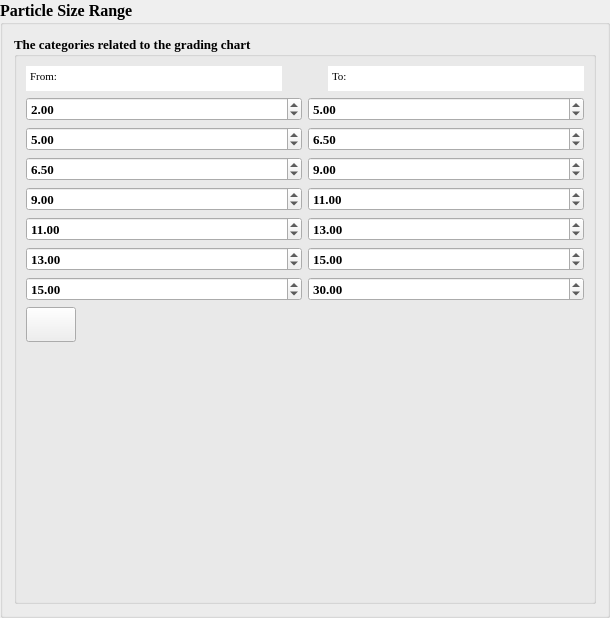
                               <widget class="QGroupBox" name="groupBox_5">
                                <property name="font">
                                 <font>
                                  <family>Times New Roman</family>
                                  <pointsize>12</pointsize>
                                  <weight>75</weight>
                                  <bold>true</bold>
                                 </font>
                                </property>
                                <property name="title">
                                 <string>Particle Size Range</string>
                                </property>
                                <layout class="QHBoxLayout" name="horizontalLayout_34">
                                 <item>
                                  <widget class="QGroupBox" name="groupBox_11">
                                   <property name="font">
                                    <font>
                                     <family>Times New Roman</family>
                                     <pointsize>10</pointsize>
                                     <weight>75</weight>
                                     <bold>true</bold>
                                    </font>
                                   </property>
                                   <property name="title">
                                    <string>The categories related to the grading chart</string>
                                   </property>
                                   <layout class="QVBoxLayout" name="verticalLayout_12">
                                    <item>
                                     <layout class="QVBoxLayout" name="verticalLayout_11">
                                      <item>
                                       <layout class="QHBoxLayout" name="horizontalLayout_19">
                                        <item>
                                         <widget class="QTextEdit" name="textEdit">
                                          <property name="maximumSize">
                                           <size>
                                            <width>16777215</width>
                                            <height>25</height>
                                           </size>
                                          </property>
                                          <property name="font">
                                           <font>
                                            <family>Times New Roman</family>
                                            <pointsize>10</pointsize>
                                           </font>
                                          </property>
                                          <property name="frameShape">
                                           <enum>QFrame::NoFrame</enum>
                                          </property>
                                          <property name="frameShadow">
                                           <enum>QFrame::Sunken</enum>
                                          </property>
                                          <property name="lineWidth">
                                           <number>0</number>
                                          </property>
                                          <property name="html">
                                           <string>&lt;!DOCTYPE HTML PUBLIC &quot;-//W3C//DTD HTML 4.0//EN&quot; &quot;http://www.w3.org/TR/REC-html40/strict.dtd&quot;&gt;
&lt;html&gt;&lt;head&gt;&lt;meta name=&quot;qrichtext&quot; content=&quot;1&quot; /&gt;&lt;style type=&quot;text/css&quot;&gt;
p, li { white-space: pre-wrap; }
&lt;/style&gt;&lt;/head&gt;&lt;body style=&quot; font-family:'Times New Roman'; font-size:10pt; font-weight:400; font-style:normal;&quot;&gt;
&lt;p style=&quot; margin-top:0px; margin-bottom:0px; margin-left:0px; margin-right:0px; -qt-block-indent:0; text-indent:0px;&quot;&gt;&lt;span style=&quot; font-family:'MS Shell Dlg 2'; font-size:8.25pt;&quot;&gt;From:&lt;/span&gt;&lt;/p&gt;&lt;/body&gt;&lt;/html&gt;</string>
                                          </property>
                                         </widget>
                                        </item>
                                        <item>
                                         <spacer name="horizontalSpacer_2">
                                          <property name="orientation">
                                           <enum>Qt::Horizontal</enum>
                                          </property>
                                          <property name="sizeHint" stdset="0">
                                           <size>
                                            <width>40</width>
                                            <height>20</height>
                                           </size>
                                          </property>
                                         </spacer>
                                        </item>
                                        <item>
                                         <widget class="QTextEdit" name="textEdit_2">
                                          <property name="maximumSize">
                                           <size>
                                            <width>16777215</width>
                                            <height>25</height>
                                           </size>
                                          </property>
                                          <property name="font">
                                           <font>
                                            <family>Times New Roman</family>
                                            <pointsize>10</pointsize>
                                           </font>
                                          </property>
                                          <property name="frameShape">
                                           <enum>QFrame::NoFrame</enum>
                                          </property>
                                          <property name="frameShadow">
                                           <enum>QFrame::Sunken</enum>
                                          </property>
                                          <property name="lineWidth">
                                           <number>0</number>
                                          </property>
                                          <property name="html">
                                           <string>&lt;!DOCTYPE HTML PUBLIC &quot;-//W3C//DTD HTML 4.0//EN&quot; &quot;http://www.w3.org/TR/REC-html40/strict.dtd&quot;&gt;
&lt;html&gt;&lt;head&gt;&lt;meta name=&quot;qrichtext&quot; content=&quot;1&quot; /&gt;&lt;style type=&quot;text/css&quot;&gt;
p, li { white-space: pre-wrap; }
&lt;/style&gt;&lt;/head&gt;&lt;body style=&quot; font-family:'Times New Roman'; font-size:10pt; font-weight:400; font-style:normal;&quot;&gt;
&lt;p style=&quot; margin-top:0px; margin-bottom:0px; margin-left:0px; margin-right:0px; -qt-block-indent:0; text-indent:0px;&quot;&gt;&lt;span style=&quot; font-family:'MS Shell Dlg 2'; font-size:8.25pt;&quot;&gt;To:&lt;/span&gt;&lt;/p&gt;&lt;/body&gt;&lt;/html&gt;</string>
                                          </property>
                                         </widget>
                                        </item>
                                       </layout>
                                      </item>
                                      <item>
                                       <layout class="QHBoxLayout" name="horizontalLayout_31">
                                        <item>
                                         <widget class="QDoubleSpinBox" name="doubleSpinBox_11">
                                          <property name="minimumSize">
                                           <size>
                                            <width>0</width>
                                            <height>0</height>
                                           </size>
                                          </property>
                                          <property name="font">
                                           <font>
                                            <family>Times New Roman</family>
                                            <pointsize>10</pointsize>
                                           </font>
                                          </property>
                                          <property name="cursor">
                                           <cursorShape>PointingHandCursor</cursorShape>
                                          </property>
                                          <property name="value">
                                           <double>2.000000000000000</double>
                                          </property>
                                         </widget>
                                        </item>
                                        <item>
                                         <widget class="QDoubleSpinBox" name="doubleSpinBox_12">
                                          <property name="minimumSize">
                                           <size>
                                            <width>0</width>
                                            <height>0</height>
                                           </size>
                                          </property>
                                          <property name="font">
                                           <font>
                                            <family>Times New Roman</family>
                                            <pointsize>10</pointsize>
                                           </font>
                                          </property>
                                          <property name="cursor">
                                           <cursorShape>PointingHandCursor</cursorShape>
                                          </property>
                                          <property name="value">
                                           <double>5.000000000000000</double>
                                          </property>
                                         </widget>
                                        </item>
                                       </layout>
                                      </item>
                                      <item>
                                       <layout class="QHBoxLayout" name="horizontalLayout_30">
                                        <item>
                                         <widget class="QDoubleSpinBox" name="doubleSpinBox_9">
                                          <property name="minimumSize">
                                           <size>
                                            <width>0</width>
                                            <height>0</height>
                                           </size>
                                          </property>
                                          <property name="font">
                                           <font>
                                            <family>Times New Roman</family>
                                            <pointsize>10</pointsize>
                                           </font>
                                          </property>
                                          <property name="cursor">
                                           <cursorShape>PointingHandCursor</cursorShape>
                                          </property>
                                          <property name="value">
                                           <double>5.000000000000000</double>
                                          </property>
                                         </widget>
                                        </item>
                                        <item>
                                         <widget class="QDoubleSpinBox" name="doubleSpinBox_10">
                                          <property name="minimumSize">
                                           <size>
                                            <width>0</width>
                                            <height>0</height>
                                           </size>
                                          </property>
                                          <property name="font">
                                           <font>
                                            <family>Times New Roman</family>
                                            <pointsize>10</pointsize>
                                           </font>
                                          </property>
                                          <property name="cursor">
                                           <cursorShape>PointingHandCursor</cursorShape>
                                          </property>
                                          <property name="value">
                                           <double>6.500000000000000</double>
                                          </property>
                                         </widget>
                                        </item>
                                       </layout>
                                      </item>
                                      <item>
                                       <layout class="QHBoxLayout" name="horizontalLayout_23">
                                        <item>
                                         <widget class="QDoubleSpinBox" name="doubleSpinBox_7">
                                          <property name="minimumSize">
                                           <size>
                                            <width>0</width>
                                            <height>0</height>
                                           </size>
                                          </property>
                                          <property name="font">
                                           <font>
                                            <family>Times New Roman</family>
                                            <pointsize>10</pointsize>
                                           </font>
                                          </property>
                                          <property name="cursor">
                                           <cursorShape>PointingHandCursor</cursorShape>
                                          </property>
                                          <property name="value">
                                           <double>6.500000000000000</double>
                                          </property>
                                         </widget>
                                        </item>
                                        <item>
                                         <widget class="QDoubleSpinBox" name="doubleSpinBox_8">
                                          <property name="minimumSize">
                                           <size>
                                            <width>0</width>
                                            <height>0</height>
                                           </size>
                                          </property>
                                          <property name="font">
                                           <font>
                                            <family>Times New Roman</family>
                                            <pointsize>10</pointsize>
                                           </font>
                                          </property>
                                          <property name="cursor">
                                           <cursorShape>PointingHandCursor</cursorShape>
                                          </property>
                                          <property name="value">
                                           <double>9.000000000000000</double>
                                          </property>
                                         </widget>
                                        </item>
                                       </layout>
                                      </item>
                                      <item>
                                       <layout class="QHBoxLayout" name="horizontalLayout_20">
                                        <item>
                                         <widget class="QDoubleSpinBox" name="doubleSpinBox">
                                          <property name="minimumSize">
                                           <size>
                                            <width>0</width>
                                            <height>0</height>
                                           </size>
                                          </property>
                                          <property name="font">
                                           <font>
                                            <family>Times New Roman</family>
                                            <pointsize>10</pointsize>
                                           </font>
                                          </property>
                                          <property name="cursor">
                                           <cursorShape>PointingHandCursor</cursorShape>
                                          </property>
                                          <property name="value">
                                           <double>9.000000000000000</double>
                                          </property>
                                         </widget>
                                        </item>
                                        <item>
                                         <widget class="QDoubleSpinBox" name="doubleSpinBox_2">
                                          <property name="minimumSize">
                                           <size>
                                            <width>0</width>
                                            <height>0</height>
                                           </size>
                                          </property>
                                          <property name="font">
                                           <font>
                                            <family>Times New Roman</family>
                                            <pointsize>10</pointsize>
                                           </font>
                                          </property>
                                          <property name="cursor">
                                           <cursorShape>PointingHandCursor</cursorShape>
                                          </property>
                                          <property name="value">
                                           <double>11.000000000000000</double>
                                          </property>
                                         </widget>
                                        </item>
                                       </layout>
                                      </item>
                                      <item>
                                       <layout class="QHBoxLayout" name="horizontalLayout_22">
                                        <item>
                                         <widget class="QDoubleSpinBox" name="doubleSpinBox_5">
                                          <property name="minimumSize">
                                           <size>
                                            <width>0</width>
                                            <height>0</height>
                                           </size>
                                          </property>
                                          <property name="font">
                                           <font>
                                            <family>Times New Roman</family>
                                            <pointsize>10</pointsize>
                                           </font>
                                          </property>
                                          <property name="cursor">
                                           <cursorShape>PointingHandCursor</cursorShape>
                                          </property>
                                          <property name="value">
                                           <double>11.000000000000000</double>
                                          </property>
                                         </widget>
                                        </item>
                                        <item>
                                         <widget class="QDoubleSpinBox" name="doubleSpinBox_6">
                                          <property name="minimumSize">
                                           <size>
                                            <width>0</width>
                                            <height>0</height>
                                           </size>
                                          </property>
                                          <property name="font">
                                           <font>
                                            <family>Times New Roman</family>
                                            <pointsize>10</pointsize>
                                           </font>
                                          </property>
                                          <property name="cursor">
                                           <cursorShape>PointingHandCursor</cursorShape>
                                          </property>
                                          <property name="value">
                                           <double>13.000000000000000</double>
                                          </property>
                                         </widget>
                                        </item>
                                       </layout>
                                      </item>
                                      <item>
                                       <layout class="QHBoxLayout" name="horizontalLayout_21">
                                        <item>
                                         <widget class="QDoubleSpinBox" name="doubleSpinBox_3">
                                          <property name="minimumSize">
                                           <size>
                                            <width>0</width>
                                            <height>0</height>
                                           </size>
                                          </property>
                                          <property name="font">
                                           <font>
                                            <family>Times New Roman</family>
                                            <pointsize>10</pointsize>
                                           </font>
                                          </property>
                                          <property name="cursor">
                                           <cursorShape>PointingHandCursor</cursorShape>
                                          </property>
                                          <property name="value">
                                           <double>13.000000000000000</double>
                                          </property>
                                         </widget>
                                        </item>
                                        <item>
                                         <widget class="QDoubleSpinBox" name="doubleSpinBox_4">
                                          <property name="minimumSize">
                                           <size>
                                            <width>0</width>
                                            <height>0</height>
                                           </size>
                                          </property>
                                          <property name="font">
                                           <font>
                                            <family>Times New Roman</family>
                                            <pointsize>10</pointsize>
                                           </font>
                                          </property>
                                          <property name="cursor">
                                           <cursorShape>PointingHandCursor</cursorShape>
                                          </property>
                                          <property name="value">
                                           <double>15.000000000000000</double>
                                          </property>
                                         </widget>
                                        </item>
                                       </layout>
                                      </item>
                                      <item>
                                       <layout class="QHBoxLayout" name="horizontalLayout_33">
                                        <item>
                                         <widget class="QDoubleSpinBox" name="doubleSpinBox_13">
                                          <property name="minimumSize">
                                           <size>
                                            <width>0</width>
                                            <height>0</height>
                                           </size>
                                          </property>
                                          <property name="font">
                                           <font>
                                            <family>Times New Roman</family>
                                            <pointsize>10</pointsize>
                                           </font>
                                          </property>
                                          <property name="cursor">
                                           <cursorShape>PointingHandCursor</cursorShape>
                                          </property>
                                          <property name="value">
                                           <double>15.000000000000000</double>
                                          </property>
                                         </widget>
                                        </item>
                                        <item>
                                         <widget class="QDoubleSpinBox" name="doubleSpinBox_14">
                                          <property name="minimumSize">
                                           <size>
                                            <width>0</width>
                                            <height>0</height>
                                           </size>
                                          </property>
                                          <property name="font">
                                           <font>
                                            <family>Times New Roman</family>
                                            <pointsize>10</pointsize>
                                           </font>
                                          </property>
                                          <property name="cursor">
                                           <cursorShape>PointingHandCursor</cursorShape>
                                          </property>
                                          <property name="value">
                                           <double>30.000000000000000</double>
                                          </property>
                                         </widget>
                                        </item>
                                       </layout>
                                      </item>
                                      <item>
                                       <widget class="QPushButton" name="add_category_range">
                                        <property name="minimumSize">
                                         <size>
                                          <width>0</width>
                                          <height>35</height>
                                         </size>
                                        </property>
                                        <property name="maximumSize">
                                         <size>
                                          <width>50</width>
                                          <height>35</height>
                                         </size>
                                        </property>
                                        <property name="cursor">
                                         <cursorShape>PointingHandCursor</cursorShape>
                                        </property>
                                        <property name="text">
                                         <string/>
                                        </property>
                                        <property name="icon">
                                         <iconset>
                                          <normaloff>D:/Pellet_grading_new/Icons/add (1).png</normaloff>D:/Pellet_grading_new/Icons/add (1).png</iconset>
                                        </property>
                                        <property name="iconSize">
                                         <size>
                                          <width>25</width>
                                          <height>25</height>
                                         </size>
                                        </property>
                                       </widget>
                                      </item>
                                      <item>
                                       <spacer name="verticalSpacer">
                                        <property name="orientation">
                                         <enum>Qt::Vertical</enum>
                                        </property>
                                        <property name="sizeHint" stdset="0">
                                         <size>
                                          <width>20</width>
                                          <height>250</height>
                                         </size>
                                        </property>
                                       </spacer>
                                      </item>
                                     </layout>
                                    </item>
                                   </layout>
                                  </widget>
                                 </item>
                                </layout>
                               </widget>
